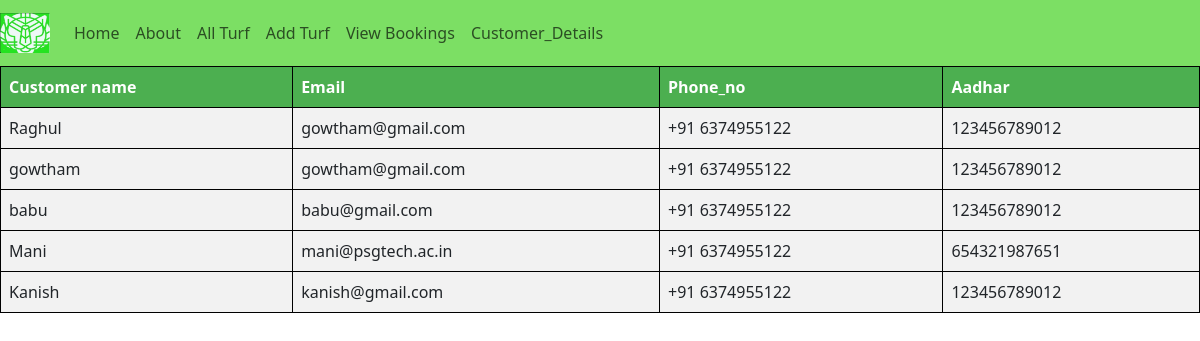
/customer_details, run on the app's committed database.
### sportzify/models.py (models this page shows, shortened)
class customer(models.Model):
    username=models.CharField(max_length=200,null=True)
    email=models.CharField(max_length=100,null=True)
    phone=models.CharField(max_length=20,null=True)
    uid=models.UUIDField(default=uuid.uuid4)
    otp=models.CharField(max_length=50,null=True,blank=True)
    password=models.CharField(max_length=50,null=True)
    password2=models.CharField(max_length=50,null=True)
    aadhar=models.CharField(max_length=12,null=True)

### sportzify/views.py (the view)
# urls.py: path('customer_details',views.customer_details,name="customer_details"),
def customer_details(request):
    customer_details=customer.objects.all()
    context={'cust_details':customer_details}
    return render(request,"sportzify/customer_details.html",context)

### sportzify/templates/sportzify/customer_details.html (shortened to what this page needs)
<!DOCTYPE html>
<html lang="en">
<head>
    <link href="https://cdn.jsdelivr.net/npm/bootstrap@5.3.0-alpha1/dist/css/bootstrap.min.css" rel="stylesheet">
</head>
<body>
    {% load static %}
    <nav class="navbar navbar-expand-lg navbar-light ">
        <a class="navbar-brand" href="{% url 'basketball' %}">
			<img src="{% static 'images/images/logo3.jpg' %}" alt="Sportzify logo" width="50" height="40">
		  </a>
        <div class="collapse navbar-collapse" id="navbarNav">
            <ul class="navbar-nav">
              <li class="nav-item active">
                <a class="nav-link" href="{% url 'home' %}">Home </a>
              </li>
              <li class="nav-item">
                <a class="nav-link" href="{% url 'About' %}">About</a>
              </li>
              <li class="nav-item">
                <a class="nav-link" href="{% url 'allturf' %}">All Turf</a>
              </li>
              <li class="nav-item">
                <a class="nav-link" href="{% url 'adding_turf' %}">Add Turf</a>
              </li>
              <li class="nav-item">
                <a class="nav-link" href="{% url 'viewbooking' %}">View Bookings</a>
              </li>
              <li class="nav-item">
                <a class="nav-link" href="{% url 'customer_details' %}">Customer_Details</a>
              </li>
            </ul>
          </div>
      </nav>
    <table>
        <tr>
            <th>Customer name</th>
            <th>Email</th>
            <th>Phone_no</th>
            <th>Aadhar</th>
        </tr>
        {% for i in cust_details %}
        <tr>
            <td>{{i.username}}</td>
            <td>{{i.email}}</td>
            <td>{{i.phone}}</td>
            <td>{{i.aadhar}}</td>
        </tr>
        {% endfor %}
    </table>
</body>
</html>

### sportzify/templates/sportzify/customer_details.html (style rules this page uses)
.navbar { background-color:#7CDF64; }
table { width: 100%; background-color: #f2f2f2; border-collapse: collapse; animation: fadeIn 1s; }
th, td { border: 1px solid black; padding: 8px; text-align: left; }
th { background-color: #4CAF50; color: white; }
tr:nth-child(even) { background-color: #f2f2f2; }

### data on the page
customer: username "Raghul", email "gowtham@gmail.com", phone "+91 6374955122", aadhar "123456789012"
customer: username "gowtham", email "gowtham@gmail.com", phone "+91 6374955122", aadhar "123456789012"
customer: username "babu", email "babu@gmail.com", phone "+91 6374955122", aadhar "123456789012"
customer: username "Mani", email "mani@psgtech.ac.in", phone "+91 6374955122", aadhar "654321987651"
customer: username "Kanish", email "kanish@gmail.com", phone "+91 6374955122", aadhar "123456789012"
